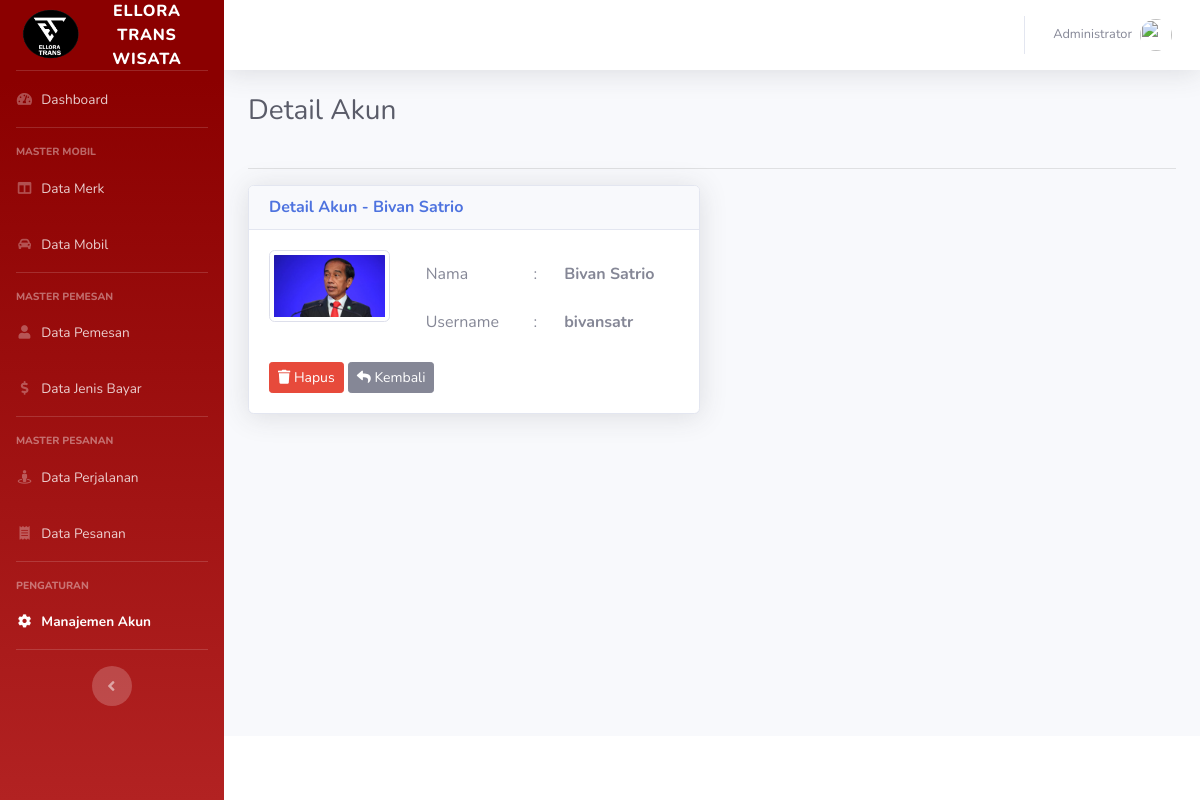
Screenshot of /akun/detail/6 (signed in) with the database file from the repository.
### tables this page shows
CREATE TABLE `tbl_akun` (
  `id` int(11) NOT NULL,
  `nama` varchar(50) DEFAULT NULL,
  `username` varchar(15) DEFAULT NULL,
  `password` varchar(255) DEFAULT NULL,
  `foto` varchar(60) DEFAULT NULL
);

### controllers/C_Akun.php (called while the page is built, shortened)
<?php
class C_Akun extends Controller {
	public function __construct(){
		$this->akun = $this->model('M_Akun');
	}
	public function detail($id){
		$data = [
			'aktif' => 'akun',
			'judul' => 'Detail Akun',
			'akun' => $this->akun->detail($id)->fetch_object(),
		];
		$this->view('akun/detail', $data);
	}
}

### index.php (called while the page is built, shortened)
<?php
require_once BASEPATH . DS . 'core' . DS . 'Database.php';
require_once BASEPATH . DS . 'core' . DS . 'Model.php';
new Route();
?>

### functions/url_function.php (called while the page is built, shortened)
<?php
function base_url($path = null){
	if(isset($path)){
		$path = filter_var($path, FILTER_SANITIZE_URL);
		$path = rtrim($path, '/');
		return BASE_URL . $path;
	}
	return BASE_URL;
}

### core/Model.php (called while the page is built, shortened)
<?php
class Model {
	public function __construct(){
		$this->db = new Database();
	}
	public function get_where($table, $where = [], $kolom = []){
		if (count($kolom) == 0) {
			$this->_query = "SELECT * FROM {$table}";
		}
		$this->_query = $this->_query . " WHERE ";
		foreach ($where as $key => $value) {
			$this->_query = $this->_query . "{$key} = '{$value}'";
		}
	}
	public function execute(){
		return $this->db->query($this->_query);
	}
}

### core/Database.php (called while the page is built, shortened)
<?php
class Database
{
	public function __construct()
	{
		$this->_koneksi = new mysqli(DB_HOST, DB_USER, DB_PASS, DB_NAME);
	}
	public function query($query)
	{
		return $this->_koneksi->query($query);
	}
}

### models/M_Akun.php (called while the page is built, shortened)
<?php
class M_Akun extends Model {
	public function detail($id){
		$query = $this->execute();
		return $query;
	}
}

### views/akun/detail.php (the view, shortened to what this page needs)
<!DOCTYPE html>
<html lang="en">
<head>
	<link href="<?= base_url('sb-admin-2/') ?>/vendor/fontawesome-free/css/all.min.css" rel="stylesheet" type="text/css">
	<link href="<?= base_url('sb-admin-2/') ?>/css/sb-admin-2.min.css" rel="stylesheet">
	<link href="<?= base_url('sb-admin-2/') ?>/vendor/datatables/dataTables.bootstrap4.min.css" rel="stylesheet">
</head>
<body id="page-top">
	<div id="wrapper">
	<div id="content-wrapper" class="d-flex flex-column">
		<div id="content">
			<div class="container-fluid">
				<div class="row">
					<div class="col-sm-12">
						<div class="clearfix">
							<div class="float-left">
								<h1 class="h3 mb-4 text-gray-800"><?= $judul ?></h1>
							</div>
						</div>
						<hr>
					</div>
				</div>
				<div class="row">
					<div class="col-md-6">
						<div class="card shadow">
							<div class="card-header">
								<h6 class="m-0 font-weight-bold text-primary"><?= $judul ?> - <?= $akun->nama ?></h6>
							</div>
							<div class="card-body">
								<div class="row">
									<div class="col-md-4">
										<img src="<?= base_url('uploads/' . $akun->foto) ?>" alt="<?= $akun->nama ?>" class="img-thumbnail mb-4">
									</div>
									<div class="col-md-8">
										<table class="table table-borderless">
											<tr>
												<td>Nama</td>
												<td>:</td>
												<td><b><?= $akun->nama ?></b></td>
											</tr>
											<tr>
												<td>Username</td>
												<td>:</td>
												<td><b><?= $akun->username ?></b></td>
											</tr>
										</table>
									</div>
								</div>
								<div class="row">
									<div class="col">
         								<a href="<?= base_url('akun/hapus/' . $akun->id) ?>" class="btn btn-sm btn-danger" onclick="return confirm('apakah anda yakin?')"><i class="fa fa-trash"></i> Hapus</a>
										<a href="<?= base_url('akun') ?>" class="btn btn-sm btn-secondary"><i class="fa fa-reply"></i> Kembali</a>
									</div>
								</div>
							</div>
						</div>
					</div>
				</div>
			</div>
		</div>
	</div>
	</div>
</body>
</html>

### rows the page displays
tbl_akun: nama "Bivan Satrio", foto (picture), username "bivansatr"

### other values shown
$_SESSION['login']['nama'] "Administrator"
$judul "Detail Akun"
